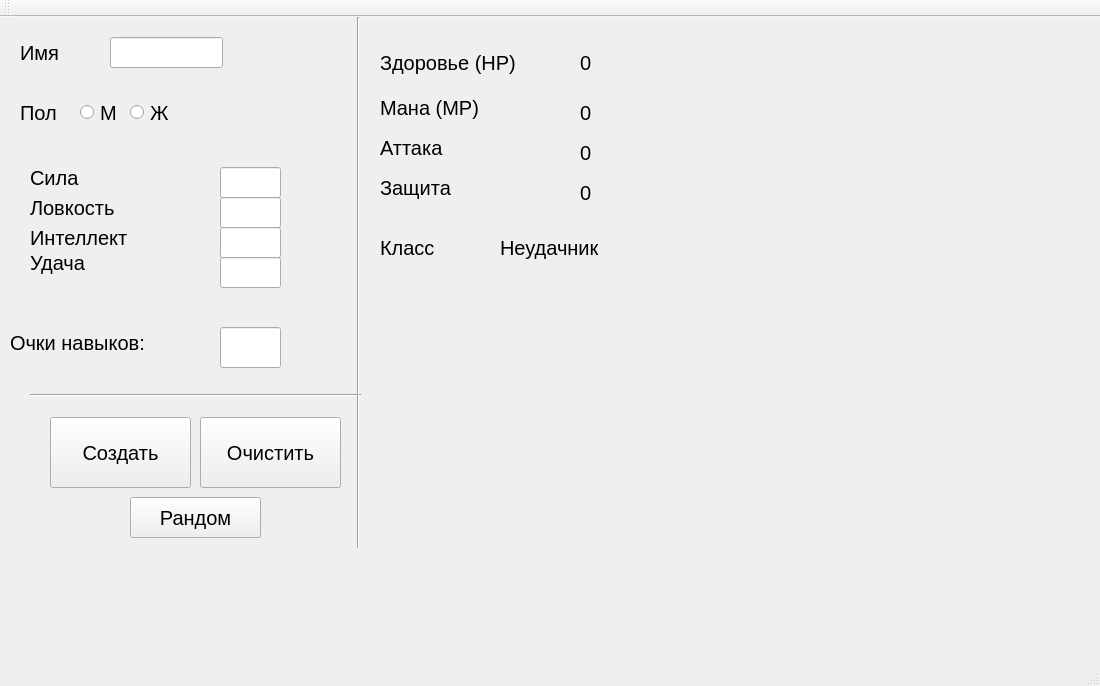
<?xml version="1.0" encoding="UTF-8"?>
<ui version="4.0">
 <class>MainWindow</class>
 <widget class="QMainWindow" name="MainWindow">
  <property name="geometry">
   <rect>
    <x>0</x>
    <y>0</y>
    <width>1100</width>
    <height>686</height>
   </rect>
  </property>
  <property name="font">
   <font>
    <pointsize>15</pointsize>
   </font>
  </property>
  <property name="windowTitle">
   <string>MainWindow</string>
  </property>
  <widget class="QWidget" name="centralWidget">
   <widget class="QLabel" name="label_Name">
    <property name="geometry">
     <rect>
      <x>20</x>
      <y>20</y>
      <width>161</width>
      <height>31</height>
     </rect>
    </property>
    <property name="text">
     <string>Имя</string>
    </property>
   </widget>
   <widget class="QLineEdit" name="lineEdit_Name">
    <property name="geometry">
     <rect>
      <x>110</x>
      <y>20</y>
      <width>113</width>
      <height>31</height>
     </rect>
    </property>
   </widget>
   <widget class="QLabel" name="label_Sex">
    <property name="geometry">
     <rect>
      <x>20</x>
      <y>80</y>
      <width>51</width>
      <height>31</height>
     </rect>
    </property>
    <property name="text">
     <string>Пол</string>
    </property>
   </widget>
   <widget class="QRadioButton" name="radioButton_Sex_M">
    <property name="enabled">
     <bool>true</bool>
    </property>
    <property name="geometry">
     <rect>
      <x>80</x>
      <y>80</y>
      <width>41</width>
      <height>31</height>
     </rect>
    </property>
    <property name="text">
     <string>М</string>
    </property>
   </widget>
   <widget class="QRadioButton" name="radioButton_Sex_W">
    <property name="geometry">
     <rect>
      <x>130</x>
      <y>80</y>
      <width>71</width>
      <height>31</height>
     </rect>
    </property>
    <property name="text">
     <string>Ж</string>
    </property>
   </widget>
   <widget class="QLabel" name="label_str">
    <property name="geometry">
     <rect>
      <x>30</x>
      <y>150</y>
      <width>91</width>
      <height>21</height>
     </rect>
    </property>
    <property name="text">
     <string>Сила</string>
    </property>
   </widget>
   <widget class="QLabel" name="label_dex">
    <property name="geometry">
     <rect>
      <x>30</x>
      <y>180</y>
      <width>111</width>
      <height>21</height>
     </rect>
    </property>
    <property name="text">
     <string>Ловкость</string>
    </property>
   </widget>
   <widget class="QLabel" name="label_int">
    <property name="geometry">
     <rect>
      <x>30</x>
      <y>210</y>
      <width>131</width>
      <height>21</height>
     </rect>
    </property>
    <property name="text">
     <string>Интеллект</string>
    </property>
   </widget>
   <widget class="QLabel" name="label_luck">
    <property name="geometry">
     <rect>
      <x>30</x>
      <y>230</y>
      <width>151</width>
      <height>31</height>
     </rect>
    </property>
    <property name="text">
     <string>Удача</string>
    </property>
   </widget>
   <widget class="QLineEdit" name="lineEdit_str">
    <property name="geometry">
     <rect>
      <x>220</x>
      <y>150</y>
      <width>61</width>
      <height>31</height>
     </rect>
    </property>
   </widget>
   <widget class="QLineEdit" name="lineEdit_dex">
    <property name="geometry">
     <rect>
      <x>220</x>
      <y>180</y>
      <width>61</width>
      <height>31</height>
     </rect>
    </property>
   </widget>
   <widget class="QLineEdit" name="lineEdit_int">
    <property name="geometry">
     <rect>
      <x>220</x>
      <y>210</y>
      <width>61</width>
      <height>31</height>
     </rect>
    </property>
   </widget>
   <widget class="QLineEdit" name="lineEdit_luck">
    <property name="geometry">
     <rect>
      <x>220</x>
      <y>240</y>
      <width>61</width>
      <height>31</height>
     </rect>
    </property>
   </widget>
   <widget class="QLabel" name="label_Points">
    <property name="geometry">
     <rect>
      <x>10</x>
      <y>300</y>
      <width>171</width>
      <height>51</height>
     </rect>
    </property>
    <property name="text">
     <string>Очки навыков:</string>
    </property>
   </widget>
   <widget class="QLineEdit" name="lineEdit_Points">
    <property name="geometry">
     <rect>
      <x>220</x>
      <y>310</y>
      <width>61</width>
      <height>41</height>
     </rect>
    </property>
   </widget>
   <widget class="QPushButton" name="pushButton_create">
    <property name="geometry">
     <rect>
      <x>50</x>
      <y>400</y>
      <width>141</width>
      <height>71</height>
     </rect>
    </property>
    <property name="text">
     <string>Создать</string>
    </property>
   </widget>
   <widget class="QPushButton" name="pushButton_clear">
    <property name="geometry">
     <rect>
      <x>200</x>
      <y>400</y>
      <width>141</width>
      <height>71</height>
     </rect>
    </property>
    <property name="text">
     <string>Очистить</string>
    </property>
   </widget>
   <widget class="QPushButton" name="pushButton_rand">
    <property name="geometry">
     <rect>
      <x>130</x>
      <y>480</y>
      <width>131</width>
      <height>41</height>
     </rect>
    </property>
    <property name="text">
     <string>Рандом</string>
    </property>
   </widget>
   <widget class="Line" name="line">
    <property name="geometry">
     <rect>
      <x>30</x>
      <y>370</y>
      <width>331</width>
      <height>16</height>
     </rect>
    </property>
    <property name="orientation">
     <enum>Qt::Horizontal</enum>
    </property>
   </widget>
   <widget class="Line" name="line_2">
    <property name="geometry">
     <rect>
      <x>350</x>
      <y>0</y>
      <width>16</width>
      <height>531</height>
     </rect>
    </property>
    <property name="orientation">
     <enum>Qt::Vertical</enum>
    </property>
   </widget>
   <widget class="QLabel" name="label_hp">
    <property name="geometry">
     <rect>
      <x>380</x>
      <y>20</y>
      <width>171</width>
      <height>51</height>
     </rect>
    </property>
    <property name="text">
     <string>Здоровье (НР)</string>
    </property>
   </widget>
   <widget class="QLabel" name="label_mp">
    <property name="geometry">
     <rect>
      <x>380</x>
      <y>70</y>
      <width>121</width>
      <height>41</height>
     </rect>
    </property>
    <property name="text">
     <string>Мана (МР)</string>
    </property>
   </widget>
   <widget class="QLabel" name="label_atk">
    <property name="geometry">
     <rect>
      <x>380</x>
      <y>110</y>
      <width>121</width>
      <height>41</height>
     </rect>
    </property>
    <property name="text">
     <string>Аттака</string>
    </property>
   </widget>
   <widget class="QLabel" name="label_def">
    <property name="geometry">
     <rect>
      <x>380</x>
      <y>150</y>
      <width>121</width>
      <height>41</height>
     </rect>
    </property>
    <property name="text">
     <string>Защита</string>
    </property>
   </widget>
   <widget class="QLabel" name="label_class">
    <property name="geometry">
     <rect>
      <x>380</x>
      <y>210</y>
      <width>121</width>
      <height>41</height>
     </rect>
    </property>
    <property name="text">
     <string>Класс</string>
    </property>
   </widget>
   <widget class="QLabel" name="label_hp_value">
    <property name="geometry">
     <rect>
      <x>580</x>
      <y>20</y>
      <width>121</width>
      <height>51</height>
     </rect>
    </property>
    <property name="text">
     <string>0</string>
    </property>
   </widget>
   <widget class="QLabel" name="label_mp_value">
    <property name="geometry">
     <rect>
      <x>580</x>
      <y>70</y>
      <width>121</width>
      <height>51</height>
     </rect>
    </property>
    <property name="text">
     <string>0</string>
    </property>
   </widget>
   <widget class="QLabel" name="label_class_value">
    <property name="geometry">
     <rect>
      <x>500</x>
      <y>210</y>
      <width>151</width>
      <height>41</height>
     </rect>
    </property>
    <property name="text">
     <string>Неудачник</string>
    </property>
   </widget>
   <widget class="QLabel" name="label_def_value">
    <property name="geometry">
     <rect>
      <x>580</x>
      <y>150</y>
      <width>121</width>
      <height>51</height>
     </rect>
    </property>
    <property name="text">
     <string>0</string>
    </property>
   </widget>
   <widget class="QLabel" name="label_atk_value">
    <property name="geometry">
     <rect>
      <x>580</x>
      <y>110</y>
      <width>121</width>
      <height>51</height>
     </rect>
    </property>
    <property name="text">
     <string>0</string>
    </property>
   </widget>
  </widget>
  <widget class="QMenuBar" name="menuBar">
   <property name="geometry">
    <rect>
     <x>0</x>
     <y>0</y>
     <width>1100</width>
     <height>41</height>
    </rect>
   </property>
  </widget>
  <widget class="QToolBar" name="mainToolBar">
   <attribute name="toolBarArea">
    <enum>TopToolBarArea</enum>
   </attribute>
   <attribute name="toolBarBreak">
    <bool>false</bool>
   </attribute>
  </widget>
  <widget class="QStatusBar" name="statusBar"/>
 </widget>
 <layoutdefault spacing="6" margin="11"/>
 <resources/>
 <connections/>
</ui>
